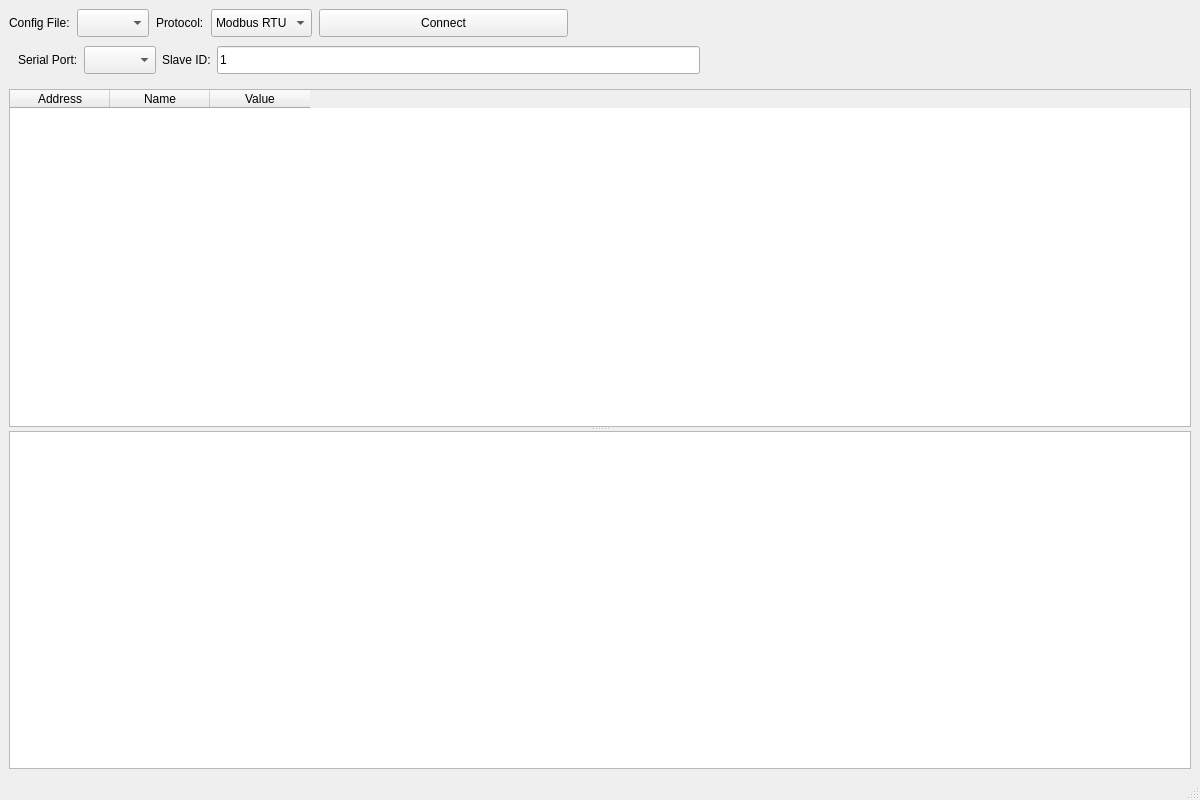
<?xml version="1.0" encoding="UTF-8"?>
<ui version="4.0">
 <class>MainWindow</class>
 <widget class="QMainWindow" name="MainWindow">
  <property name="geometry">
   <rect>
    <x>0</x>
    <y>0</y>
    <width>1200</width>
    <height>800</height>
   </rect>
  </property>
  <property name="windowTitle">
   <string>Modbus Slave Simulator</string>
  </property>
  <widget class="QWidget" name="centralwidget">
   <layout class="QVBoxLayout" name="verticalLayout_2" stretch="0,1">
    <item>
     <layout class="QVBoxLayout" name="verticalLayout" stretch="1,1">
      <property name="spacing">
       <number>0</number>
      </property>
      <item>
       <layout class="QHBoxLayout" name="horizontalLayout" stretch="0,0,0,0,2,5">
        <property name="spacing">
         <number>7</number>
        </property>
        <item>
         <widget class="QLabel" name="label_3">
          <property name="text">
           <string>Config File:</string>
          </property>
         </widget>
        </item>
        <item>
         <widget class="QComboBox" name="configFileComboBox">
          <property name="minimumSize">
           <size>
            <width>0</width>
            <height>28</height>
           </size>
          </property>
          <property name="maximumSize">
           <size>
            <width>16777215</width>
            <height>28</height>
           </size>
          </property>
         </widget>
        </item>
        <item>
         <widget class="QLabel" name="label_4">
          <property name="text">
           <string>Protocol:</string>
          </property>
         </widget>
        </item>
        <item>
         <widget class="QComboBox" name="protocolComboBox">
          <property name="minimumSize">
           <size>
            <width>0</width>
            <height>28</height>
           </size>
          </property>
          <property name="maximumSize">
           <size>
            <width>16777215</width>
            <height>28</height>
           </size>
          </property>
          <item>
           <property name="text">
            <string>Modbus RTU</string>
           </property>
          </item>
          <item>
           <property name="text">
            <string>Modbus TCP</string>
           </property>
          </item>
         </widget>
        </item>
        <item>
         <widget class="QPushButton" name="connectButton">
          <property name="sizePolicy">
           <sizepolicy hsizetype="Preferred" vsizetype="Fixed">
            <horstretch>0</horstretch>
            <verstretch>0</verstretch>
           </sizepolicy>
          </property>
          <property name="minimumSize">
           <size>
            <width>0</width>
            <height>28</height>
           </size>
          </property>
          <property name="maximumSize">
           <size>
            <width>16777215</width>
            <height>28</height>
           </size>
          </property>
          <property name="text">
           <string>Connect</string>
          </property>
         </widget>
        </item>
        <item>
         <spacer name="horizontalSpacer">
          <property name="orientation">
           <enum>Qt::Horizontal</enum>
          </property>
          <property name="sizeHint" stdset="0">
           <size>
            <width>40</width>
            <height>20</height>
           </size>
          </property>
         </spacer>
        </item>
       </layout>
      </item>
      <item>
       <widget class="QStackedWidget" name="connectionStackedWidget">
        <property name="currentIndex">
         <number>0</number>
        </property>
        <widget class="QWidget" name="rtuPage">
         <layout class="QHBoxLayout" name="horizontalLayout_2">
          <item>
           <widget class="QLabel" name="label">
            <property name="text">
             <string>Serial Port:</string>
            </property>
           </widget>
          </item>
          <item>
           <widget class="QComboBox" name="portComboBox">
            <property name="minimumSize">
             <size>
              <width>0</width>
              <height>28</height>
             </size>
            </property>
            <property name="maximumSize">
             <size>
              <width>16777215</width>
              <height>28</height>
             </size>
            </property>
           </widget>
          </item>
          <item>
           <widget class="QLabel" name="label_2">
            <property name="text">
             <string>Slave ID:</string>
            </property>
           </widget>
          </item>
          <item>
           <widget class="QLineEdit" name="slaveIdEdit">
            <property name="minimumSize">
             <size>
              <width>0</width>
              <height>28</height>
             </size>
            </property>
            <property name="maximumSize">
             <size>
              <width>16777215</width>
              <height>28</height>
             </size>
            </property>
            <property name="text">
             <string>1</string>
            </property>
           </widget>
          </item>
          <item>
           <spacer name="horizontalSpacer_2">
            <property name="orientation">
             <enum>Qt::Horizontal</enum>
            </property>
            <property name="sizeHint" stdset="0">
             <size>
              <width>40</width>
              <height>20</height>
             </size>
            </property>
           </spacer>
          </item>
         </layout>
        </widget>
        <widget class="QWidget" name="tcpPage">
         <layout class="QHBoxLayout" name="horizontalLayout_3">
          <item>
           <widget class="QLabel" name="label_5">
            <property name="text">
             <string>IP Address:</string>
            </property>
           </widget>
          </item>
          <item>
           <widget class="QLineEdit" name="ipAddressEdit">
            <property name="minimumSize">
             <size>
              <width>0</width>
              <height>28</height>
             </size>
            </property>
            <property name="maximumSize">
             <size>
              <width>16777215</width>
              <height>28</height>
             </size>
            </property>
            <property name="text">
             <string>127.0.0.1</string>
            </property>
           </widget>
          </item>
          <item>
           <widget class="QLabel" name="label_6">
            <property name="text">
             <string>Port:</string>
            </property>
           </widget>
          </item>
          <item>
           <widget class="QLineEdit" name="portEdit">
            <property name="minimumSize">
             <size>
              <width>0</width>
              <height>28</height>
             </size>
            </property>
            <property name="maximumSize">
             <size>
              <width>16777215</width>
              <height>28</height>
             </size>
            </property>
            <property name="text">
             <string>502</string>
            </property>
           </widget>
          </item>
          <item>
           <widget class="QLabel" name="label_7">
            <property name="text">
             <string>Slave ID:</string>
            </property>
           </widget>
          </item>
          <item>
           <widget class="QLineEdit" name="tcpSlaveIdEdit">
            <property name="minimumSize">
             <size>
              <width>0</width>
              <height>28</height>
             </size>
            </property>
            <property name="maximumSize">
             <size>
              <width>16777215</width>
              <height>28</height>
             </size>
            </property>
            <property name="text">
             <string>1</string>
            </property>
           </widget>
          </item>
          <item>
           <spacer name="horizontalSpacer_3">
            <property name="orientation">
             <enum>Qt::Horizontal</enum>
            </property>
            <property name="sizeHint" stdset="0">
             <size>
              <width>40</width>
              <height>20</height>
             </size>
            </property>
           </spacer>
          </item>
         </layout>
        </widget>
       </widget>
      </item>
     </layout>
    </item>
    <item>
     <widget class="QSplitter" name="splitter">
      <property name="orientation">
       <enum>Qt::Vertical</enum>
      </property>
      <widget class="QTableWidget" name="registerTableWidget">
       <column>
        <property name="text">
         <string>Address</string>
        </property>
       </column>
       <column>
        <property name="text">
         <string>Name</string>
        </property>
       </column>
       <column>
        <property name="text">
         <string>Value</string>
        </property>
       </column>
      </widget>
      <widget class="QTextEdit" name="logTextEdit">
       <property name="readOnly">
        <bool>true</bool>
       </property>
      </widget>
     </widget>
    </item>
   </layout>
  </widget>
  <widget class="QMenuBar" name="menubar">
   <property name="geometry">
    <rect>
     <x>0</x>
     <y>0</y>
     <width>1200</width>
     <height>26</height>
    </rect>
   </property>
  </widget>
  <widget class="QStatusBar" name="statusbar"/>
 </widget>
 <resources/>
 <connections/>
</ui>
